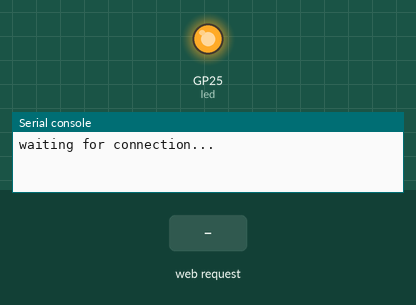
A program run on a simulated Raspberry Pi Pico running MicroPython. Shown: output pins drawn as LEDs (lit = HIGH), the last lines printed to the serial console. The inputs (shaded band) are chosen by the test bench. WiFi joins after 1.5 s.

Above: at 0.1 s.
At 7.2 s:
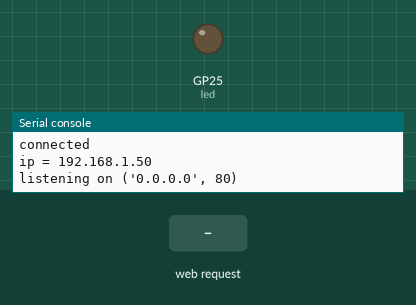
7.3 s: HTTP request GET / received
Timing chart, 0 to 10.3 s (numbered marks = the images above; inputs shaded):
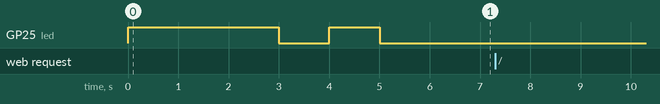

The program:

net_server.py
```python
import time
import socket
import network

from machine import Pin

led = Pin("LED", Pin.OUT, value=1)

# Configure your WiFi SSID and password
ssid = 'VM4014598'
password = 'Hm3tpnwtdZtp'

wlan = network.WLAN(network.STA_IF)
wlan.active(True)
wlan.config(pm = 0xa11140)  # Diable powersave mode
wlan.connect(ssid, password)


def blink_led(frequency = 0.5, num_blinks = 3):
    for _ in range(num_blinks):
        led.on()
        time.sleep(frequency)
        led.off()
        time.sleep(frequency)


html = """<!DOCTYPE html>
<html>
    <head> <title>Pico W</title> </head>
    <body> <h1>Pico W</h1>
        <p>Smellzy is smell</p>
    </body>
</html>
"""

# Wait for connect or fail
max_wait = 10
while max_wait > 0:
    if wlan.status() < 0 or wlan.status() >= 3:
        break
    max_wait -= 1
    print('waiting for connection...')
    time.sleep(1)

# Handle connection error
if wlan.status() != 3:
    blink_led(0.2, 5)
    raise RuntimeError('wifi connection failed')
else:
    blink_led(1, 2)
    print('connected')
    status = wlan.ifconfig()
    print('ip = ' + status[0])

# Open socket
addr = socket.getaddrinfo('0.0.0.0', 80)[0][-1]

s = socket.socket()
s.bind(addr)
s.listen(1)

print('listening on', addr)

# Listen for connections
while True:
    try:
        cl, addr = s.accept()
        print('client connected from', addr)
        cl_file = cl.makefile('rwb', 0)
        while True:
            line = cl_file.readline()
            if not line or line == b'\r\n':
                break
        response = html
        cl.send('HTTP/1.0 200 OK\r\nContent-type: text/html\r\n\r\n')
        cl.send(response)
        cl.close()

    except OSError as e:
        cl.close()
        print('connection closed')
```
